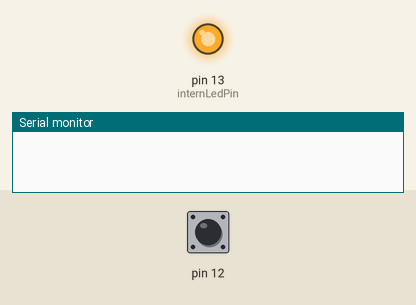
A sketch run on a simulated Teensy 4. On the bench: output pins drawn as LEDs (lit = HIGH), the last lines printed to the serial monitor. Dashed ring = blinking. The inputs (shaded band) are chosen by the test bench; at power-on: pin 12 HIGH. Random numbers use the default seed unless the sketch sets one.

Above: at 0.1 s.
At 12.2 s:
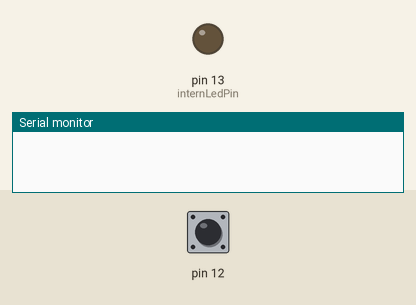
12.3 s: pin 12 pulled LOW for 3.2 s
At 12.7 s:
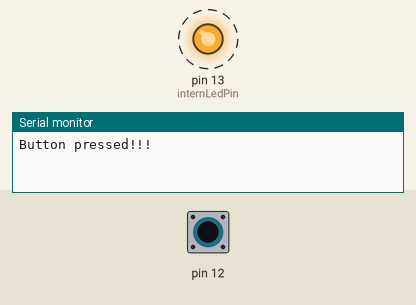
Timing chart, 0 to 17.3 s (numbered marks = the images above; inputs shaded):
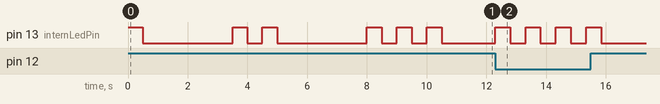

The sketch:

sendRndText.ino
```cpp
/* Used Serial Monitor Example, Teensyduino Tutorial #3
   http://www.pjrc.com/teensy/tutorial3.html

	 and inspirations came from:
	 http://makezine.com/projects/make-32/the-awesome-button/
	 http://makezine.com/2011/04/08/the-awesome-button/

	 Uses 38400 baud connection via USB
	 simulates Keyboard and sends three different words randomly to the client PC
*/

const byte NUMBER_OF_WORDS = 3;
const int internLedPin = 13;
const int SHORT = 1;
const int LONG = 2;

char* names[NUMBER_OF_WORDS] = {
  "super", "toll", "wunderbar"
};

void blinkInternLed (int times = 1, const int range = SHORT) {

    int sleepTime = 500;

    switch (range) {
      case SHORT:
          sleepTime = 500;
          break;

       case LONG:
         sleepTime = 1000;
         break;

       default:
          sleepTime = 500;
          break;
    }

  while (times) {
    digitalWrite(internLedPin, HIGH);
    delay(sleepTime);
    digitalWrite(internLedPin, LOW);
    delay(sleepTime);
    times--;
  }
}

void setup()   {
  pinMode(internLedPin, OUTPUT);
  blinkInternLed(1, SHORT);
  delay(2500);
  // intialization for MacOS to identify keyboard - if not working close the init dialog on MacOS system
  blinkInternLed(2, SHORT);
  Keyboard.set_modifier(MODIFIERKEY_SHIFT);
  Keyboard.set_modifier(0);
  Serial.begin(38400);  //9600 baud
  pinMode(12, INPUT_PULLUP); // INPUT_PULLUP serves to pull the voltage back up when you are not pressing the button. You can activate the pullup resistor by using INPUT_PULLUP with pinMode in your setup function.
  delay(2500);
  blinkInternLed(3, SHORT);
}

void loop()
{
  if (digitalRead(12) == LOW)
  {
    Serial.println("Button pressed!!!");
    blinkInternLed(1, SHORT);
    int randNo = random(0,NUMBER_OF_WORDS);
    Keyboard.print(names[randNo]);
    Keyboard.print(" ");
    Serial.print("Random number was: ");  // here you could debug with serial monitor
    Serial.println(randNo);
    //delay(250);
    delay(1);
  }
}
```

Measured:
- after the input at 12.3 s, pin 13 (internLedPin): alternates HIGH for 0.50 s and LOW for 0.51 s, 8 changes in all, then stays LOW, starting at once
